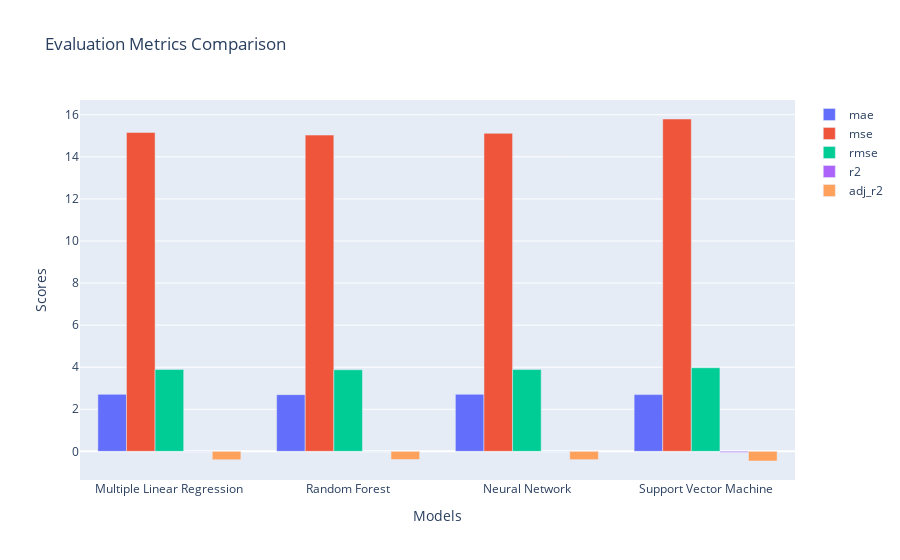

The cell this chart's notebook holds for it:
### Code cell
# Extracting model names and metric scores
model_names = [d['model'] for d in regression_stats_test]
metric_labels = list(regression_stats_test[0].keys())[1:]
metric_scores = {metric: [d[metric] for d in regression_stats_test] for metric in metric_labels}

# Plotting the bar chart
fig = go.Figure()

for metric in metric_labels:
    fig.add_trace(go.Bar(
        x=model_names,
        y=metric_scores[metric],
        name=metric
    ))

# Updating the layout
fig.update_layout(
    title='Evaluation Metrics Comparison',
    xaxis_title='Models',
    yaxis_title='Scores',
    barmode='group'
)

# Display the plot
fig.show()

### Figure 1 — Plotly figure (JSON) as saved in the notebook; plotly's stock layout.template omitted (floating-point values rounded to 4 significant figures)
{"data": [{"name": "mae", "type": "bar", "x": ["Multiple Linear Regression", "Random Forest", "Neural Network", "Support Vector Machine"], "y": [2.709, 2.695, 2.711, 2.697]}, {"name": "mse", "type": "bar", "x": ["Multiple Linear Regression", "Random Forest", "Neural Network", "Support Vector Machine"], "y": [15.16, 15.04, 15.12, 15.8]}, {"name": "rmse", "type": "bar", "x": ["Multiple Linear Regression", "Random Forest", "Neural Network", "Support Vector Machine"], "y": [3.894, 3.878, 3.888, 3.975]}, {"name": "r2", "type": "bar", "x": ["Multiple Linear Regression", "Random Forest", "Neural Network", "Support Vector Machine"], "y": [-0.006619, 0.001613, -0.003852, -0.04917]}, {"name": "adj_r2", "type": "bar", "x": ["Multiple Linear Regression", "Random Forest", "Neural Network", "Support Vector Machine"], "y": [-0.4003, -0.3888, -0.3964, -0.4595]}], "layout": {"barmode": "group", "title": {"text": "Evaluation Metrics Comparison"}, "xaxis": {"title": {"text": "Models"}}, "yaxis": {"title": {"text": "Scores"}}}}
